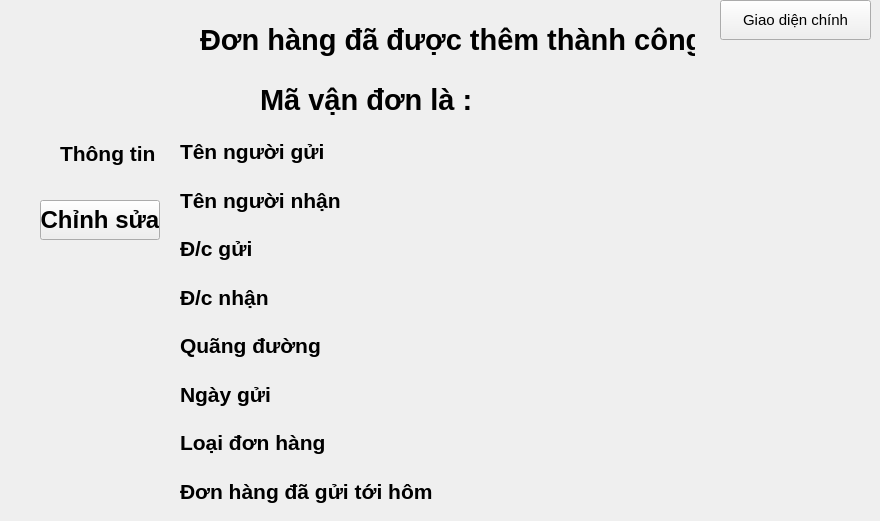
    <widget class="QWidget" name="ThemThanhCong3">
     <widget class="QLabel" name="label0_3">
      <property name="geometry">
       <rect>
        <x>200</x>
        <y>20</y>
        <width>495</width>
        <height>39</height>
       </rect>
      </property>
      <property name="font">
       <font>
        <family>Segoe UI</family>
        <pointsize>22</pointsize>
        <bold>true</bold>
       </font>
      </property>
      <property name="autoFillBackground">
       <bool>false</bool>
      </property>
      <property name="text">
       <string>Đơn hàng đã được thêm thành công</string>
      </property>
     </widget>
     <widget class="QLabel" name="label0_4">
      <property name="geometry">
       <rect>
        <x>260</x>
        <y>80</y>
        <width>212</width>
        <height>39</height>
       </rect>
      </property>
      <property name="font">
       <font>
        <family>Segoe UI</family>
        <pointsize>22</pointsize>
        <bold>true</bold>
       </font>
      </property>
      <property name="autoFillBackground">
       <bool>false</bool>
      </property>
      <property name="text">
       <string>Mã vận đơn là :</string>
      </property>
     </widget>
     <widget class="QLabel" name="label0_5">
      <property name="geometry">
       <rect>
        <x>60</x>
        <y>140</y>
        <width>97</width>
        <height>26</height>
       </rect>
      </property>
      <property name="font">
       <font>
        <family>Segoe UI</family>
        <pointsize>16</pointsize>
        <bold>true</bold>
       </font>
      </property>
      <property name="autoFillBackground">
       <bool>false</bool>
      </property>
      <property name="text">
       <string>Thông tin :</string>
      </property>
     </widget>
     <widget class="QWidget" name="verticalLayoutWidget">
      <property name="geometry">
       <rect>
        <x>180</x>
        <y>130</y>
        <width>323</width>
        <height>382</height>
       </rect>
      </property>
      <layout class="QVBoxLayout" name="verticalLayout">
       <item>
        <widget class="QLabel" name="label_28">
         <property name="font">
          <font>
           <pointsize>16</pointsize>
           <bold>true</bold>
          </font>
         </property>
         <property name="text">
          <string>Tên người gửi</string>
         </property>
        </widget>
       </item>
       <item>
        <widget class="QLabel" name="label_27">
         <property name="font">
          <font>
           <pointsize>16</pointsize>
           <bold>true</bold>
          </font>
         </property>
         <property name="text">
          <string>Tên người nhận</string>
         </property>
        </widget>
       </item>
       <item>
        <widget class="QLabel" name="label_11">
         <property name="font">
          <font>
           <pointsize>16</pointsize>
           <bold>true</bold>
          </font>
         </property>
         <property name="text">
          <string>Đ/c gửi</string>
         </property>
        </widget>
       </item>
       <item>
        <widget class="QLabel" name="label_12">
         <property name="font">
          <font>
           <pointsize>16</pointsize>
           <bold>true</bold>
          </font>
         </property>
         <property name="text">
          <string>Đ/c nhận</string>
         </property>
        </widget>
       </item>
       <item>
        <widget class="QLabel" name="label_15">
         <property name="font">
          <font>
           <pointsize>16</pointsize>
           <bold>true</bold>
          </font>
         </property>
         <property name="text">
          <string>Quãng đường</string>
         </property>
        </widget>
       </item>
       <item>
        <widget class="QLabel" name="label_14">
         <property name="font">
          <font>
           <pointsize>16</pointsize>
           <bold>true</bold>
          </font>
         </property>
         <property name="text">
          <string>Ngày gửi</string>
         </property>
        </widget>
       </item>
       <item>
        <widget class="QLabel" name="label_13">
         <property name="font">
          <font>
           <pointsize>16</pointsize>
           <bold>true</bold>
          </font>
         </property>
         <property name="text">
          <string>Loại đơn hàng</string>
         </property>
        </widget>
       </item>
       <item>
        <widget class="QLabel" name="label_16">
         <property name="font">
          <font>
           <pointsize>16</pointsize>
           <bold>true</bold>
          </font>
         </property>
         <property name="text">
          <string>Đơn hàng đã gửi tới hôm</string>
         </property>
        </widget>
       </item>
      </layout>
     </widget>
     <widget class="QPushButton" name="pushButton_18">
      <property name="geometry">
       <rect>
        <x>40</x>
        <y>200</y>
        <width>120</width>
        <height>40</height>
       </rect>
      </property>
      <property name="font">
       <font>
        <pointsize>18</pointsize>
        <bold>true</bold>
       </font>
      </property>
      <property name="text">
       <string>Chỉnh sửa</string>
      </property>
     </widget>
     <widget class="QPushButton" name="pushButton_20">
      <property name="geometry">
       <rect>
        <x>720</x>
        <y>0</y>
        <width>151</width>
        <height>40</height>
       </rect>
      </property>
      <property name="font">
       <font>
        <pointsize>11</pointsize>
        <bold>false</bold>
       </font>
      </property>
      <property name="text">
       <string>Giao diện chính</string>
      </property>
     </widget>
     <widget class="QLabel" name="labelID">
      <property name="geometry">
       <rect>
        <x>490</x>
        <y>80</y>
        <width>201</width>
        <height>41</height>
       </rect>
      </property>
      <property name="font">
       <font>
        <family>Segoe UI</family>
        <pointsize>22</pointsize>
        <bold>true</bold>
       </font>
      </property>
      <property name="autoFillBackground">
       <bool>false</bool>
      </property>
      <property name="text">
       <string/>
      </property>
     </widget>
     <widget class="QWidget" name="layoutWidget">
      <property name="geometry">
       <rect>
        <x>510</x>
        <y>130</y>
        <width>351</width>
        <height>381</height>
       </rect>
      </property>
      <layout class="QVBoxLayout" name="verticalLayout_2">
       <item>
        <widget class="QLabel" name="labelTenNguoiGui">
         <property name="font">
          <font>
           <family>Segoe UI</family>
           <pointsize>16</pointsize>
           <bold>true</bold>
          </font>
         </property>
         <property name="mouseTracking">
          <bool>false</bool>
         </property>
         <property name="tabletTracking">
          <bool>false</bool>
         </property>
         <property name="autoFillBackground">
          <bool>false</bool>
         </property>
         <property name="text">
          <string/>
         </property>
        </widget>
       </item>
       <item>
        <widget class="QLabel" name="labelTenNguoiNhan">
         <property name="font">
          <font>
           <family>Segoe UI</family>
           <pointsize>16</pointsize>
           <bold>true</bold>
          </font>
         </property>
         <property name="mouseTracking">
          <bool>false</bool>
         </property>
         <property name="tabletTracking">
          <bool>false</bool>
         </property>
         <property name="autoFillBackground">
          <bool>false</bool>
         </property>
         <property name="text">
          <string/>
         </property>
        </widget>
       </item>
       <item>
        <widget class="QLabel" name="labelDiaChiGui">
         <property name="font">
          <font>
           <family>Segoe UI</family>
           <pointsize>16</pointsize>
           <bold>true</bold>
          </font>
         </property>
         <property name="mouseTracking">
          <bool>false</bool>
         </property>
         <property name="tabletTracking">
          <bool>false</bool>
         </property>
         <property name="autoFillBackground">
          <bool>false</bool>
         </property>
         <property name="text">
          <string/>
         </property>
        </widget>
       </item>
       <item>
        <widget class="QLabel" name="labelDiaChiNhan">
         <property name="font">
          <font>
           <family>Segoe UI</family>
           <pointsize>16</pointsize>
           <bold>true</bold>
          </font>
         </property>
         <property name="mouseTracking">
          <bool>false</bool>
         </property>
         <property name="tabletTracking">
          <bool>false</bool>
         </property>
         <property name="autoFillBackground">
          <bool>false</bool>
         </property>
         <property name="text">
          <string/>
         </property>
        </widget>
       </item>
       <item>
        <widget class="QLabel" name="labelQuangDuong">
         <property name="font">
          <font>
           <family>Segoe UI</family>
           <pointsize>16</pointsize>
           <bold>true</bold>
          </font>
         </property>
         <property name="mouseTracking">
          <bool>false</bool>
         </property>
         <property name="tabletTracking">
          <bool>false</bool>
         </property>
         <property name="autoFillBackground">
          <bool>false</bool>
         </property>
         <property name="text">
          <string/>
         </property>
        </widget>
       </item>
       <item>
        <widget class="QLabel" name="labelNgayThangNamGui">
         <property name="font">
          <font>
           <family>Segoe UI</family>
           <pointsize>16</pointsize>
           <bold>true</bold>
          </font>
         </property>
         <property name="mouseTracking">
          <bool>false</bool>
         </property>
         <property name="tabletTracking">
          <bool>false</bool>
         </property>
         <property name="autoFillBackground">
          <bool>false</bool>
         </property>
         <property name="text">
          <string/>
         </property>
        </widget>
       </item>
       <item>
        <widget class="QLabel" name="labelTaiLieuHayBuuKien">
         <property name="font">
          <font>
           <family>Segoe UI</family>
           <pointsize>16</pointsize>
           <bold>true</bold>
          </font>
         </property>
         <property name="mouseTracking">
          <bool>false</bool>
         </property>
         <property name="tabletTracking">
          <bool>false</bool>
         </property>
         <property name="autoFillBackground">
          <bool>false</bool>
         </property>
         <property name="text">
          <string/>
         </property>
        </widget>
       </item>
       <item>
        <widget class="QLabel" name="labelNgayThangNamNhan">
         <property name="font">
          <font>
           <family>Segoe UI</family>
           <pointsize>16</pointsize>
           <bold>true</bold>
          </font>
         </property>
         <property name="mouseTracking">
          <bool>false</bool>
         </property>
         <property name="tabletTracking">
          <bool>false</bool>
         </property>
         <property name="autoFillBackground">
          <bool>false</bool>
         </property>
         <property name="text">
          <string/>
         </property>
        </widget>
       </item>
      </layout>
     </widget>
    </widget>
